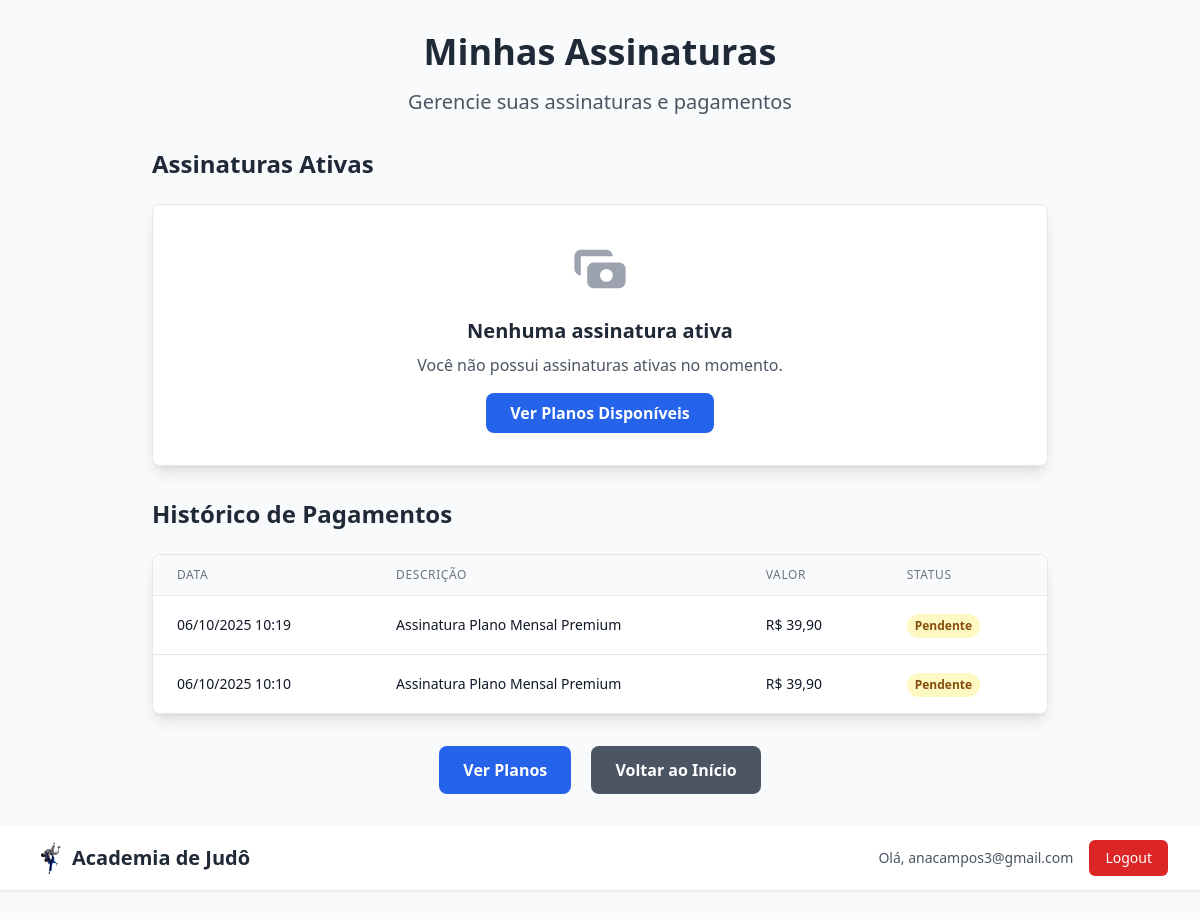
The page /payments/assinaturas/ (signed in) on the database as committed earlier.
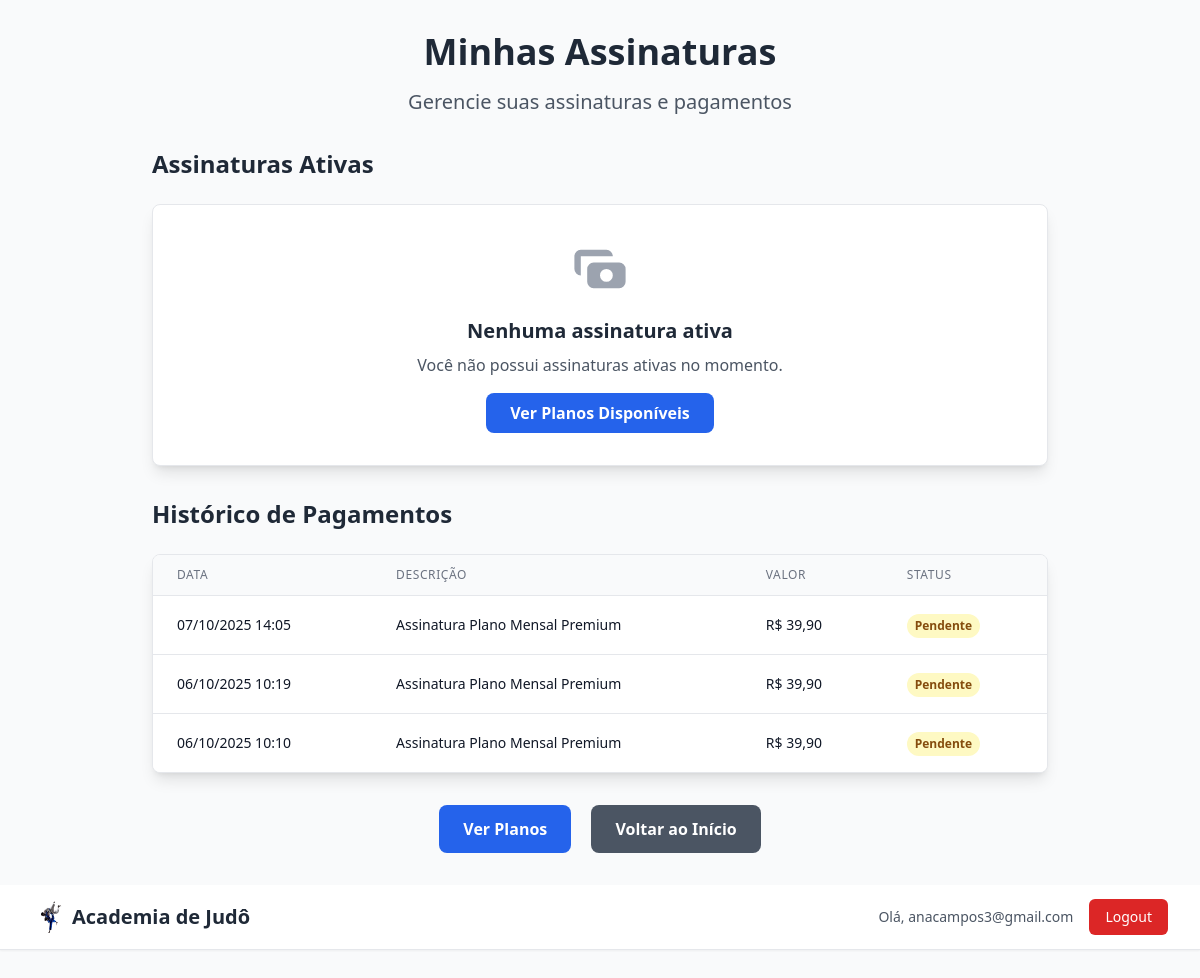
The same page on the database as committed later.
### payments/models.py (models this page shows, shortened)
class Pagamento(models.Model):
    STATUS_CHOICES = [
        ('pending', 'Pendente'),
        ('approved', 'Aprovado'),
        ('rejected', 'Rejeitado'),
        ('cancelled', 'Cancelado'),
        ('refunded', 'Reembolsado'),
    ]
    TIPO_CHOICES = [
        ('assinatura', 'Assinatura'),
        ('compra_avulsa', 'Compra Avulsa'),
    ]
    usuario = models.ForeignKey(User, on_delete=models.CASCADE, related_name='pagamentos')
    assinatura = models.ForeignKey(Assinatura, on_delete=models.SET_NULL, null=True, blank=True)
    valor = models.DecimalField(max_digits=10, decimal_places=2, verbose_name="Valor")
    status = models.CharField(max_length=20, choices=STATUS_CHOICES, default='pending')
    tipo = models.CharField(max_length=20, choices=TIPO_CHOICES, default='assinatura')
    payment_id = models.CharField(max_length=200, unique=True, verbose_name="ID do Pagamento MP")
    external_reference = models.UUIDField(default=uuid.uuid4, unique=True, verbose_name="Referência externa")
    payer_email = models.EmailField(null=True, blank=True, verbose_name="Email do pagador")
    payer_name = models.CharField(max_length=100, null=True, blank=True, verbose_name="Nome do pagador")
    payer_phone = models.CharField(max_length=20, null=True, blank=True, verbose_name="Telefone")
    payer_document = models.CharField(max_length=20, null=True, blank=True, verbose_name="CPF/Documento")
    card_holder_name = models.CharField(max_length=100, null=True, blank=True, verbose_name="Nome no cartão")
    card_last_four = models.CharField(max_length=4, null=True, blank=True, verbose_name="Últimos 4 dígitos")
    descricao = models.TextField(verbose_name="Descrição do pagamento")
    metodo_pagamento = models.CharField(max_length=50, null=True, blank=True, verbose_name="Método de pagamento")
    ip_address = models.GenericIPAddressField(null=True, blank=True, verbose_name="IP do pagamento")
    user_agent = models.TextField(null=True, blank=True, verbose_name="User Agent")
    data_pagamento = models.DateTimeField(null=True, blank=True, verbose_name="Data do pagamento")
    data_criacao = models.DateTimeField(auto_now_add=True)
    data_atualizacao = models.DateTimeField(auto_now=True)
    class Meta:
        verbose_name = "Pagamento"
        verbose_name_plural = "Pagamentos"
        ordering = ['-data_criacao']

### payments/views.py (the view)
# urls.py: path('assinaturas/', views.minhas_assinaturas, name='assinaturas'),
@login_required
def minhas_assinaturas(request):
    from django.utils import timezone
    assinaturas = Assinatura.objects.filter(usuario=request.user).order_by('-data_criacao')
    pagamentos = Pagamento.objects.filter(usuario=request.user).order_by('-data_criacao')
    return render(request, 'payments/assinaturas.html', {
        'assinaturas': assinaturas,
        'pagamentos': pagamentos,
        'now': timezone.now()
    })

### payments/security.py (called while the page is built)
    def __call__(self, request):
        response = self.get_response(request)
        response['X-Content-Type-Options'] = 'nosniff'
        response['X-Frame-Options'] = 'DENY'
        response['X-XSS-Protection'] = '1; mode=block'
        response['Strict-Transport-Security'] = 'max-age=31536000; includeSubDomains'
        response['Referrer-Policy'] = 'strict-origin-when-cross-origin'
        return response

### payments/templates/payments/assinaturas.html (shortened to what this page needs)
{% load static %}
<!DOCTYPE html>
<html lang="pt-br">
<head>
    <script src="https://cdn.tailwindcss.com"></script>
</head>
<body class="bg-gray-50 font-sans">
<div class="container mx-auto px-4 py-8">
    <div class="max-w-4xl mx-auto">
        <div class="text-center mb-8">
            <h1 class="text-4xl font-bold text-gray-800 mb-4">Minhas Assinaturas</h1>
            <p class="text-xl text-gray-600">Gerencie suas assinaturas e pagamentos</p>
        </div>
        <div class="mb-8">
            <h2 class="text-2xl font-bold text-gray-800 mb-6">Assinaturas Ativas</h2>
            {% if assinaturas %}
                {% for assinatura in assinaturas %}
                    {% if assinatura.status == 'ativa' %}
                    <div class="bg-white rounded-lg shadow-lg border border-gray-200 p-6 mb-4">
                        <div class="flex justify-between items-start mb-4">
                            <div>
                                <h3 class="text-xl font-bold text-gray-800">{{ assinatura.plano.nome }}</h3>
                                <p class="text-gray-600">{{ assinatura.plano.descricao }}</p>
                            </div>
                            <div class="text-right">
                                <span class="inline-block bg-green-100 text-green-800 text-sm font-semibold px-3 py-1 rounded-full">
                                    {{ assinatura.get_status_display }}
                                </span>
                            </div>
                        </div>
                        <div class="grid md:grid-cols-3 gap-4 mb-4">
                            <div class="bg-gray-50 rounded-lg p-4">
                                <div class="text-sm text-gray-600">Valor</div>
                                <div class="text-lg font-bold text-gray-800">R$ {{ assinatura.plano.preco|floatformat:2 }}</div>
                            </div>
                            <div class="bg-gray-50 rounded-lg p-4">
                                <div class="text-sm text-gray-600">Início</div>
                                <div class="text-lg font-bold text-gray-800">{{ assinatura.data_inicio|date:"d/m/Y" }}</div>
                            </div>
                            <div class="bg-gray-50 rounded-lg p-4">
                                <div class="text-sm text-gray-600">Vencimento</div>
                                <div class="text-lg font-bold text-gray-800">{{ assinatura.data_vencimento|date:"d/m/Y" }}</div>
                            </div>
                        </div>
                        <div class="flex justify-between items-center">
                            <div class="text-sm text-gray-600">
                                {% if assinatura.data_vencimento > now %}
                                    <span class="text-green-600 font-semibold">
                                        Válida por mais {{ assinatura.data_vencimento|timeuntil }}
                                    </span>
                                {% else %}
                                    <span class="text-red-600 font-semibold">Expirada</span>
                                {% endif %}
                            </div>
                            <div class="space-x-2">
                                <form method="post" action="{% url 'payments:cancelar_assinatura' assinatura.id %}" class="inline">
                                    {% csrf_token %}
                                    <button type="submit"
                                            class="bg-red-600 hover:bg-red-700 text-white font-bold py-2 px-4 rounded-lg transition duration-200"
                                            onclick="return confirm('Tem certeza que deseja cancelar esta assinatura?')">
                                        Cancelar Assinatura
                                    </button>
                                </form>
                            </div>
                        </div>
                    </div>
                    {% endif %}
                {% endfor %}
            {% else %}
                <div class="bg-white rounded-lg shadow-lg border border-gray-200 p-8 text-center">
                    <div class="text-gray-400 mb-4">
                        <svg class="w-16 h-16 mx-auto" fill="currentColor" viewBox="0 0 20 20">
                            <path fill-rule="evenodd" d="M4 4a2 2 0 00-2 2v4a2 2 0 002 2V6h10a2 2 0 00-2-2H4zm2 6a2 2 0 012-2h8a2 2 0 012 2v4a2 2 0 01-2 2H8a2 2 0 01-2-2v-4zm6 4a2 2 0 100-4 2 2 0 000 4z" clip-rule="evenodd"></path>
                        </svg>
                    </div>
                    <h3 class="text-xl font-bold text-gray-800 mb-2">Nenhuma assinatura ativa</h3>
                    <p class="text-gray-600 mb-4">Você não possui assinaturas ativas no momento.</p>
                    <a href="{% url 'payments:planos' %}" class="inline-block bg-blue-600 hover:bg-blue-700 text-white font-bold py-2 px-6 rounded-lg transition duration-200">
                        Ver Planos Disponíveis
                    </a>
                </div>
            {% endif %}
        </div>
        <div class="mb-8">
            <h2 class="text-2xl font-bold text-gray-800 mb-6">Histórico de Pagamentos</h2>
            {% if pagamentos %}
                <div class="bg-white rounded-lg shadow-lg border border-gray-200 overflow-hidden">
                    <div class="overflow-x-auto">
                        <table class="min-w-full divide-y divide-gray-200">
                            <thead class="bg-gray-50">
                                <tr>
                                    <th class="px-6 py-3 text-left text-xs font-medium text-gray-500 uppercase tracking-wider">Data</th>
                                    <th class="px-6 py-3 text-left text-xs font-medium text-gray-500 uppercase tracking-wider">Descrição</th>
                                    <th class="px-6 py-3 text-left text-xs font-medium text-gray-500 uppercase tracking-wider">Valor</th>
                                    <th class="px-6 py-3 text-left text-xs font-medium text-gray-500 uppercase tracking-wider">Status</th>
                                </tr>
                            </thead>
                            <tbody class="bg-white divide-y divide-gray-200">
                                {% for pagamento in pagamentos %}
                                <tr>
                                    <td class="px-6 py-4 whitespace-nowrap text-sm text-gray-900">
                                        {{ pagamento.data_criacao|date:"d/m/Y H:i" }}
                                    </td>
                                    <td class="px-6 py-4 whitespace-nowrap text-sm text-gray-900">
                                        {{ pagamento.descricao }}
                                    </td>
                                    <td class="px-6 py-4 whitespace-nowrap text-sm text-gray-900">
                                        R$ {{ pagamento.valor|floatformat:2 }}
                                    </td>
                                    <td class="px-6 py-4 whitespace-nowrap">
                                        <span class="inline-flex px-2 py-1 text-xs font-semibold rounded-full
                                            {% if pagamento.status == 'approved' %}bg-green-100 text-green-800
                                            {% elif pagamento.status == 'pending' %}bg-yellow-100 text-yellow-800
                                            {% elif pagamento.status == 'rejected' %}bg-red-100 text-red-800
                                            {% elif pagamento.status == 'cancelled' %}bg-gray-100 text-gray-800
                                            {% else %}bg-gray-100 text-gray-800{% endif %}">
                                            {{ pagamento.get_status_display }}
                                        </span>
                                    </td>
                                </tr>
                                {% endfor %}
                            </tbody>
                        </table>
                    </div>
                </div>
            {% endif %}
        </div>
        <div class="text-center">
            <a href="{% url 'payments:planos' %}" class="inline-block bg-blue-600 hover:bg-blue-700 text-white font-bold py-3 px-6 rounded-lg transition duration-200 mr-4">
                Ver Planos
            </a>
            <a href="{% url 'index' %}" class="inline-block bg-gray-600 hover:bg-gray-700 text-white font-bold py-3 px-6 rounded-lg transition duration-200">
                Voltar ao Início
            </a>
        </div>
    </div>
</div>
<header class="bg-white shadow-sm border-b border-gray-200 mb-8">
    <div class="max-w-7xl mx-auto px-4 sm:px-6 lg:px-8">
        <div class="flex justify-between items-center h-16">
            <div class="flex items-center">
                <a href="{% url 'index' %}" class="flex items-center space-x-2">
                    <img src="{% static 'judo.png' %}" alt="Judo" class="h-8 w-8">
                    <span class="text-xl font-bold text-gray-800">Academia de Judô</span>
                </a>
            </div>
            <div class="flex items-center space-x-4">
                {% if user.is_authenticated %}
                    <span class="text-sm text-gray-600">Olá, {{ user.first_name|default:user.username }}</span>
                    <form method="post" action="{% url 'logout' %}" class="inline">
                        <button type="submit" class="bg-red-600 hover:bg-red-700 text-white px-4 py-2 rounded-md text-sm font-medium">
                            Logout
                        </button>
                    </form>
                {% else %}
                    <a href="{% url 'login' %}" class="bg-blue-600 hover:bg-blue-700 text-white px-4 py-2 rounded-md text-sm font-medium">
                        Login
                    </a>
                {% endif %}
            </div>
        </div>
    </div>
</header>
</body>
</html>

Rows that differ between the two databases and show on the page:
added Pagamento: data_criacao "07/10/2025 14:05", descricao "Assinatura Plano Mensal Premium", valor "39,90", status "Pendente"
